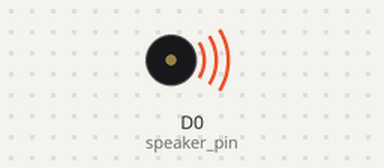
Bench run of a program on a simulated CircuitPython board. On the bench: buzzer (waves = sounding). The interpreter's speed is modelled, so counts of loop turns are approximate; library files of the repository ran but are not shown: songs.py. At 14.6 s the program ends and the board releases its pins; the recording ends there.

Above: at 1.01 s.
At 11.0 s:
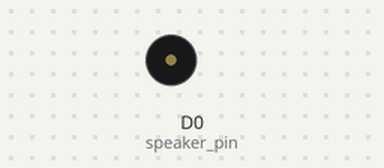
Timing chart, 0 to 14.6 s (numbered marks = the images above):
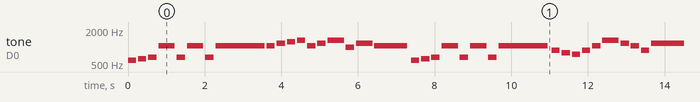

The program:

circuit_test.py
```python
from rtttl import RTTTL
import songs

import board
import pulseio
import time

speaker_pin   = board.D0  # Speaker is connected to this DIGITAL pin

# Initialize input/output pins
pwm       = pulseio.PWMOut(speaker_pin, variable_frequency=True, duty_cycle=0)

def play_tone(freq, msec):
#    print('freq = {:6.1f} msec = {:6.1f}'.format(freq, msec))
    if freq > 0:
        pwm.frequency  = int(freq)   # Set frequency
        pwm.duty_cycle = 32767  # 50% duty cycle
	time.sleep(msec*0.001)  # Play for a number of msec
    pwm.duty_cycle = 0          # Stop playing
    time.sleep(0.05)            # Delay 50 ms between notes

tune = RTTTL(songs.find('Entertainer'))

for freq, msec in tune.notes():
    play_tone(freq, msec)
```

rtttl.py
```python
#!/usr/bin/env python3
#
# You can find a description of RTTTL here: https://en.wikipedia.org/wiki/Ring_Tone_Transfer_Language

NOTE = [
    440.0,	# A
    493.9,	# B or H
    261.6,	# C
    293.7,	# D
    329.6,	# E
    349.2,  # F
    392.0,	# G
    0.0,    # pad

    466.2,	# A#
    0.0,
    277.2,	# C#
    311.1,	# D#
    0.0,
    370.0,	# F#
    415.3,	# G#
    0.0,
]

class RTTTL:

    def __init__(self, tune):
        tune_pieces = tune.split(':')
        if len(tune_pieces) != 3:
            raise ValueError('tune should contain exactly 2 colons')
        self.tune = tune_pieces[2]
        self.tune_idx = 0
        self.parse_defaults(tune_pieces[1])

    def parse_defaults(self, defaults):
        # Example: d=4,o=5,b=140
        val = 0
        id = ' '
        for char in defaults:
            char = char.lower()
            if char.isdigit():
                val *= 10
                val += ord(char) - ord('0')
                if id == 'o':
                    self.default_octave = val
                elif id == 'd':
                    self.default_duration = val
                elif id == 'b':
                    self.bpm = val
            elif char.isalpha():
                id = char
                val = 0
        # 240000 = 60 sec/min * 4 beats/whole-note * 1000 msec/sec
        self.msec_per_whole_note = 240000.0 / self.bpm

    def next_char(self):
        if self.tune_idx < len(self.tune):
            char = self.tune[self.tune_idx]
            self.tune_idx += 1
            if char == ',':
                char = ' '
            return char
        return '|'

    def notes(self):
        """Generator which generates notes. Each note is a tuple where the
           first element is the frequency (in Hz) and the second element is
           the duration (in milliseconds).
        """
        while True:
            # Skip blank characters and commas
            char = self.next_char()
            while char == ' ':
                char = self.next_char()

            # Parse duration, if present. A duration of 1 means a whole note.
            # A duration of 8 means 1/8 note.
            duration = 0
            while char.isdigit():
                duration *= 10
                duration += ord(char) - ord('0')
                char = self.next_char()
            if duration == 0:
                duration = self.default_duration

            if char == '|': # marker for end of tune
                return

            note = char.lower()
            if note >= 'a' and note <= 'g':
                note_idx = ord(note) - ord('a')
            elif note == 'h':
                note_idx = 1    # H is equivalent to B
            else:
                note_idx = 7    # pause
            char = self.next_char()

            # Check for sharp note
            if char == '#':
                note_idx += 8
                char = self.next_char()

            # Check for duration modifier before octave
            # The spec has the dot after the octave, but some places do it
            # the other way around.
            duration_multiplier = 1.0
            if char == '.':
                duration_multiplier = 1.5
                char = self.next_char()

            # Check for octave
            if char >= '4' and char <= '7':
                octave = ord(char) - ord('0')
                char = self.next_char()
            else:
                octave = self.default_octave

            # Check for duration modifier after octave
            if char == '.':
                duration_multiplier = 1.5
                char = self.next_char()

            freq = NOTE[note_idx] * (1 << (octave - 4))
            msec = (self.msec_per_whole_note / duration) * duration_multiplier

            #print('note ', note, 'duration', duration, 'octave', octave, 'freq', freq, 'msec', msec)

            yield freq, msec
```

Measured:
- by itself, tone on D0 (speaker_pin): plays 587 Hz for 0.21 s, 622 Hz for 0.21 s, 659 Hz for 0.21 s, 1046 Hz for 0.43 s, 659 Hz for 0.21 s, 1046 Hz for 0.43 s … (36 notes in this stretch)
